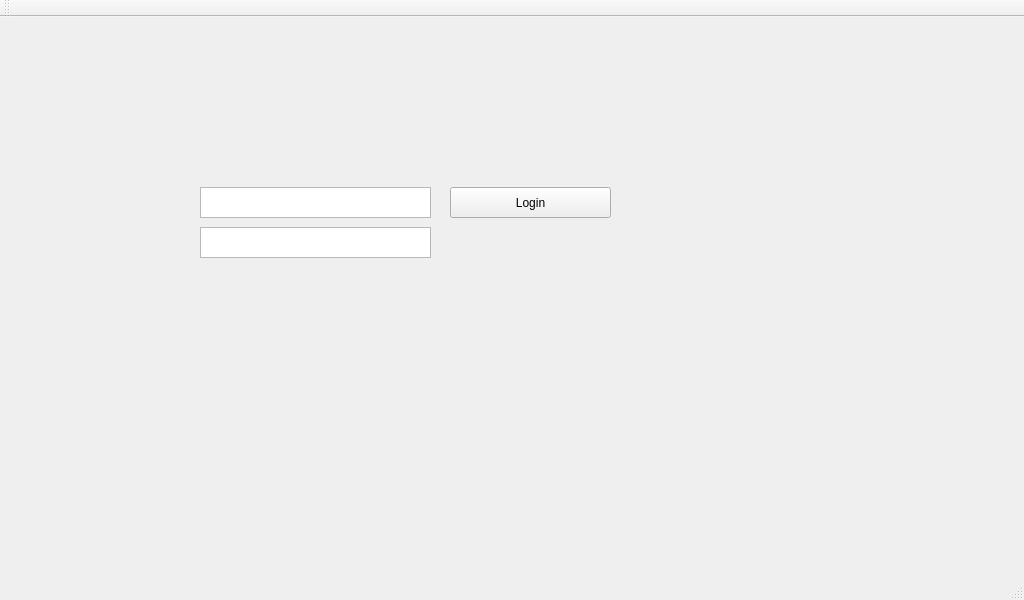
<?xml version="1.0" encoding="UTF-8"?>
<ui version="4.0">
 <class>smartScaleGUI</class>
 <widget class="QMainWindow" name="smartScaleGUI">
  <property name="geometry">
   <rect>
    <x>0</x>
    <y>0</y>
    <width>1024</width>
    <height>600</height>
   </rect>
  </property>
  <property name="windowTitle">
   <string>smartScaleGUI</string>
  </property>
  <widget class="QWidget" name="centralWidget">
   <widget class="QTextEdit" name="txtUserName">
    <property name="geometry">
     <rect>
      <x>200</x>
      <y>170</y>
      <width>231</width>
      <height>31</height>
     </rect>
    </property>
   </widget>
   <widget class="QTextEdit" name="txtPassword">
    <property name="geometry">
     <rect>
      <x>200</x>
      <y>210</y>
      <width>231</width>
      <height>31</height>
     </rect>
    </property>
   </widget>
   <widget class="QPushButton" name="btnLogin">
    <property name="geometry">
     <rect>
      <x>450</x>
      <y>170</y>
      <width>161</width>
      <height>31</height>
     </rect>
    </property>
    <property name="text">
     <string>Login</string>
    </property>
   </widget>
  </widget>
  <widget class="QMenuBar" name="menuBar">
   <property name="geometry">
    <rect>
     <x>0</x>
     <y>0</y>
     <width>1024</width>
     <height>21</height>
    </rect>
   </property>
  </widget>
  <widget class="QToolBar" name="mainToolBar">
   <attribute name="toolBarArea">
    <enum>TopToolBarArea</enum>
   </attribute>
   <attribute name="toolBarBreak">
    <bool>false</bool>
   </attribute>
  </widget>
  <widget class="QStatusBar" name="statusBar"/>
 </widget>
 <layoutdefault spacing="6" margin="11"/>
 <resources/>
 <connections/>
</ui>
